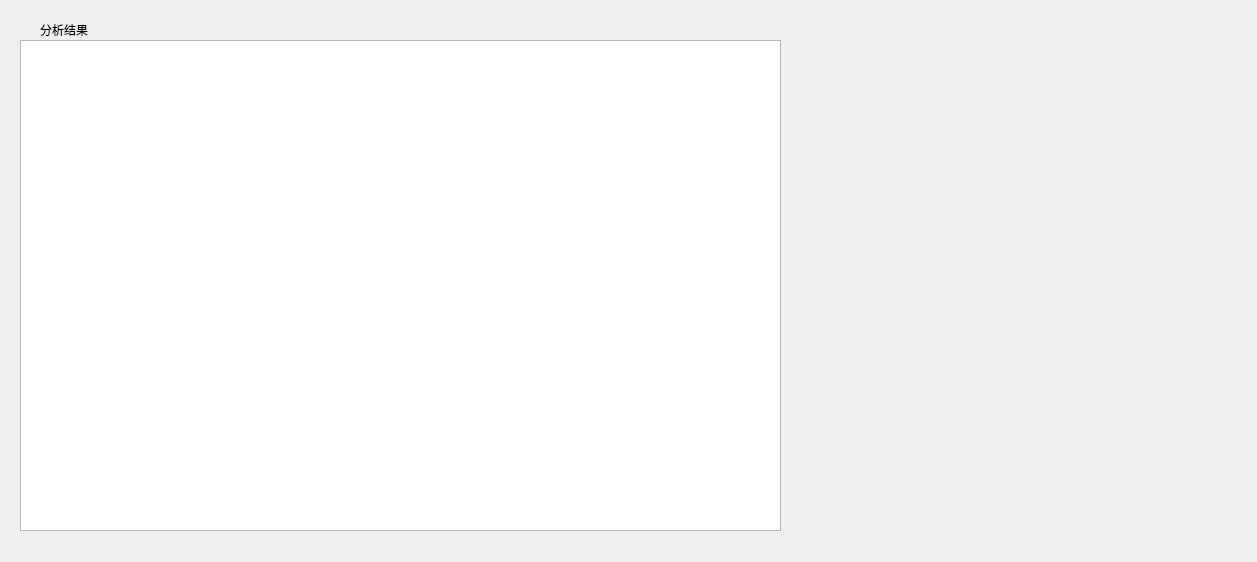
<?xml version="1.0" encoding="UTF-8"?>
<ui version="4.0">
 <class>Dialog</class>
 <widget class="QDialog" name="Dialog">
  <property name="geometry">
   <rect>
    <x>0</x>
    <y>0</y>
    <width>1257</width>
    <height>562</height>
   </rect>
  </property>
  <property name="windowTitle">
   <string>Dialog</string>
  </property>
  <widget class="QTableWidget" name="outtab">
   <property name="geometry">
    <rect>
     <x>20</x>
     <y>40</y>
     <width>761</width>
     <height>491</height>
    </rect>
   </property>
  </widget>
  <widget class="QLabel" name="label_7">
   <property name="geometry">
    <rect>
     <x>40</x>
     <y>20</y>
     <width>131</width>
     <height>20</height>
    </rect>
   </property>
   <property name="text">
    <string>分析结果</string>
   </property>
  </widget>
 </widget>
 <resources/>
 <connections/>
</ui>
